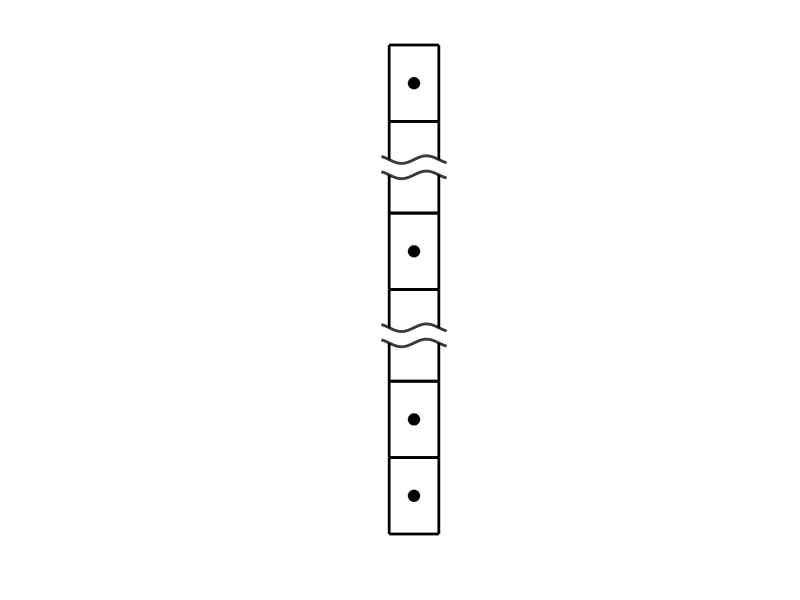

This figure's MATLAB source:
clear
close all

LW = 2;
width = 1.3;
height = 2;
rad=0.3;


square = [...
    0,0;
    0,height;
    width,height;
    width,0;
    0,0;
    ];

cup = [...
    0,height;
    0,0;
    width,0;
    width,height;
    ];

cap = [...
    0,0;
    0,height;
    width,height;
    width,0;
    ];

radians = linspace(-0.2,width+0.2,100);
squiggle = 0.1*-sin(2*pi/width*radians);


figure
hold on
% square 1
plot(square(:,1),square(:,2),'k','LineWidth',LW)
pos = [width*.5-.5*rad height*.5-.5*rad rad rad];
rectangle('Position',pos,'Curvature',[1 1],'FaceColor','k')
% square 2
pos = [width*.5-.5*rad height*.5-.5*rad+height rad rad];
rectangle('Position',pos,'Curvature',[1 1],'FaceColor','k')
plot(square(:,1),square(:,2)+height,'k','LineWidth',LW)
% broken square
plot(cup(:,1),cup(:,2)*.5+2*height,'k','LineWidth',LW)
plot(radians,squiggle+2.5*height,'k','LineWidth',LW)
plot(radians,squiggle+2.7*height,'k','LineWidth',LW)
plot(cap(:,1),cap(:,2)*.5+2.7*height,'k','LineWidth',LW)
% square k
pos = [width*.5-.5*rad height*.5-.5*rad+3.2*height rad rad];
rectangle('Position',pos,'Curvature',[1 1],'FaceColor','k')
plot(square(:,1),square(:,2)+3.2*height,'k','LineWidth',LW)
% broken square
plot(cup(:,1),cup(:,2)*.5+4.2*height,'k','LineWidth',LW)
plot(radians,squiggle+4.7*height,'k','LineWidth',LW)
plot(radians,squiggle+4.9*height,'k','LineWidth',LW)
plot(cap(:,1),cap(:,2)*.5+4.9*height,'k','LineWidth',LW)
% top square
pos = [width*.5-.5*rad height*.5-.5*rad+5.4*height rad rad];
rectangle('Position',pos,'Curvature',[1 1],'FaceColor','k')
plot(square(:,1),square(:,2)+5.4*height,'k','LineWidth',LW)
hold off
axis equal
set(gca,'Visible','off');
print(gcf,'axial_description.png','-dpng','-r800'); 